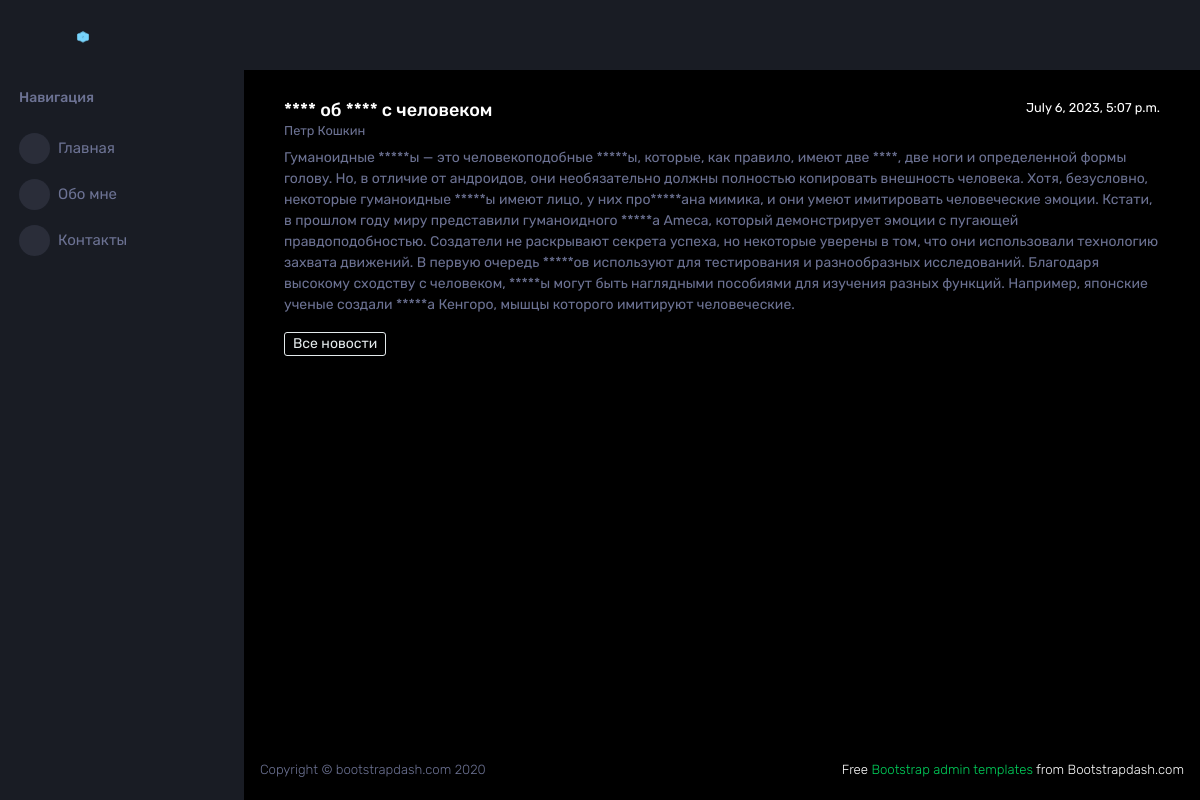
Screenshot of /news/3 with the database file from the repository.
### news/models.py (models this page shows, shortened)
class Post(models.Model):
    news = 'N'
    article = 'A'
    postChoice = [
        (news, 'Новость'),
        (article, 'Статья')
    ]
    postAuthor = models.ForeignKey(Author, on_delete = models.CASCADE)
    postType = models.CharField(max_length = 1, choices = postChoice, default = news)
    postDateTime = models.DateTimeField(auto_now_add = True)
    postCat = models.ManyToManyField(Category, through = 'PostCategory')
    postTitle = models.CharField(max_length = 255, default = 'Заголовок')
    postBody = models.TextField(default = 'Здесь должен быть текст')
    postRate = models.IntegerField(default = 0)

class Author(models.Model):
    userModel = models.OneToOneField(User, on_delete=models.CASCADE)
    userRate = models.IntegerField(default = 0)

### news/views.py (the view)
# urls.py: path('<int:pk>', NewsDetail.as_view())
class NewsDetail(DetailView):
    model = Post
    template_name = 'newspaper/post.html'
    context_object_name = 'post'

### news/templatetags/custom_filters.py (called while the page is built)
@register.filter(name='censor')
def censor(value):
    return cense(value)

### templates/newspaper/post.html (shortened to what this page needs)
{% extends 'layout/default.html' %}
{% load custom_filters %}
{% block content %}
<div class="container">
    <div class="row justify-content-md-center>">
       <div class="col">
            <h1 class="page-title">{{ post.postTitle|censor }}</h1>
       </div>
       <div class="col-md-auto">
            <h3 class="small test-muted">{{ post.postDateTime }}</h3>
        </div>
    </div>
    <div class="row">
        <div class="col">
            <h3 class="small text-muted">{{ post.postAuthor.userModel.username }}</h3>
        </div>
    </div>
    <div class="row">
        <div class="col">
            <p class="text-muted">{{ post.postBody|censor }}</p>
        </div>
    </div>
    <a role="button" class="btn btn-outline-secondary btn-sm" href="../news">Все новости</a>
</div>
{% endblock content %}

### rows the page displays
Post: postTitle|censor "**** об **** с человеком", postDateTime "July 6, 2023, 5:07 p.m.", postAuthor.userModel.username "Петр Кошкин", postBody|censor "Гуманоидные *****ы — это человекоподобные *****ы, которые, как правило, имеют две ****, две ноги и определенной формы голову. Но, в отличие от андроидов, они необязательно должны полностью копировать внешность человека. Хотя, безусловно, некоторые гуманоидные *****ы имеют лицо, у них про*****ана мимика, и они умеют имитировать человеческие эмоции. Кстати, в прошлом году миру представили гуманоидного *****а Ameca, который демонстрирует эмоции с пугающей правдоподобностью. Создатели не раскрывают секрета успеха, но некоторые уверены в том, что они использовали технологию захвата движений. В первую очередь *****ов используют для тестирования и разнообразных исследований. Благодаря высокому…"
